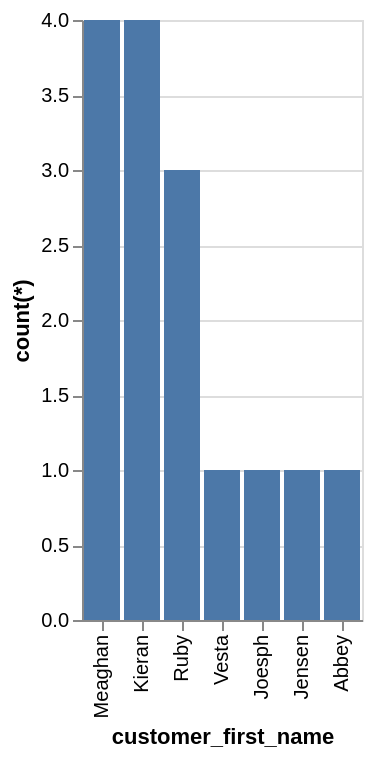

Write a Vega-Lite specification for this figure.
### Vega-Lite specification from a JSON file in a GitHub repository (floating-point values rounded to 4 significant figures)
{"data": {"values": [{"x_data": "Meaghan", "y_data": 4}, {"x_data": "Kieran", "y_data": 4}, {"x_data": "Ruby", "y_data": 3}, {"x_data": "Vesta", "y_data": 1}, {"x_data": "Joesph", "y_data": 1}, {"x_data": "Jensen", "y_data": 1}, {"x_data": "Abbey", "y_data": 1}]}, "mark": "bar", "encoding": {"x": {"field": "x_data", "type": "nominal", "title": "customer_first_name", "sort": {"op": "sum", "field": "y_data", "order": "descending"}}, "y": {"field": "y_data", "type": "quantitative", "title": "count(*)"}}}
